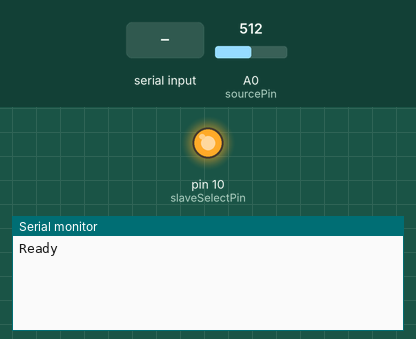
This sketch was run on a simulated Arduino Uno, built with avr-gcc and run on an emulated ATmega328P. On the bench: output pins drawn as LEDs (lit = HIGH), the last lines printed to the serial monitor. Inputs (shaded band) come from the test bench; at power-on: A0 (sourcePin) = 512.

Above: at 2.8 s.
2.9 s: "b" received over Serial
At 3.72 s:
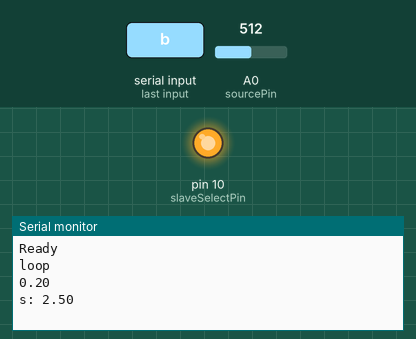
4.9 s: "s" received over Serial
At 6.2 s:
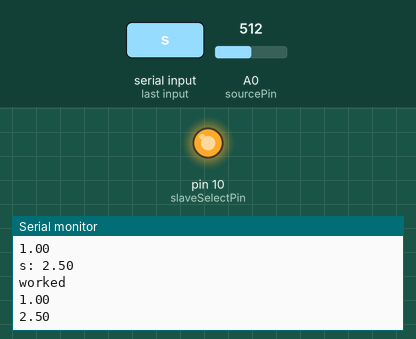
Timing chart, 0 to 7.9 s (numbered marks = the images above; inputs shaded):
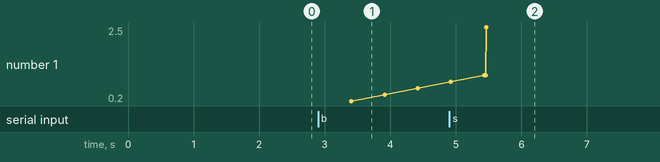

Measured:
- after the input at 2.9 s, the serial monitor: prints a new line after 0.50 s (image 1)
- after the input at 4.9 s, the serial monitor: prints a new line after 0.55 s (image 2)

The sketch:

DC_TIA_Test_arduino_PH330.ino
```cpp
    // This file controls an Arduino Due to test an
    // NZERO NEMS Switch with the DC-TIA test.

    // Leanna Pancoast 9 Nov 2017

    #include <SPI.h>

    int slaveSelectPin = 10;

    int gatePin = 7;
    int sourcePin = A0;

    float gate_start = 0;
    float gate_step = 0.2;
    float gate_limit = 50;

    float vGa = -1;

    float vS_thresh = 0.3;

    int inByte = 0;

    float mapf(float x, float in_min, float in_max, float out_min, float out_max)
    {
        return (x - in_min) * (out_max - out_min) / (in_max - in_min) + out_min;
    }

    void setup() {

      // Initialize the Serial to talk to PC
      Serial.begin(9600);
      Serial.setTimeout(50);

      pinMode(slaveSelectPin, OUTPUT);

      SPI.begin();
      SPI.setClockDivider(SPI_CLOCK_DIV2); // 24 MHz on Teensy

      Serial.println("Ready");

      pinMode(13, OUTPUT);
      write_value(0);

      delay(100);
    }

    void loop() {
      // Wait for python code to say OK to run
      if (Serial.available() > 0){
        // get incoming byte:
        inByte = Serial.read();

        switch (inByte){
          case 'p':
            delay(10);
            // Parameters are being input
            // Gate start, gate step, gate end
            if(Serial.available() > 0){
              gate_start = Serial.read();
            }
            if(Serial.available() > 0){
              gate_step = Serial.read();
            }
            if(Serial.available() > 0){
              gate_limit = Serial.read();
            }
            Serial.println("received parameters");
            break;
          case 'b':
            // Begin the sweep
            int worked = 1;
            float vG = gate_start;
            int vS = analogRead(sourcePin);
            // map to get real voltage number
            float vSa = mapf(vS, 0, 1023, 0, 5);

            // check if switch already closed at beginning
            if( abs(2.8 - vSa) > vS_thresh){
              Serial.println("Shorted from the start");
              Serial.println(vSa);
              worked = 0;
            }

            int contLoop = 1;
            // can begin the sweep
            //Serial.print("2.8 - vsa = ");
            //Serial.println(2.8-vSa);
            //Serial.println(2.8-vSa > vS_thresh);
            while (contLoop == 1 && abs(2.8 - vSa) < vS_thresh){
              if(Serial.available() > 0){
                inByte = Serial.read();
                if(inByte == 's'){
                  write_value(0);
                  contLoop = 0;
                }
              }
              delay(500);

              if( vG - gate_limit > 0){
                // open switch
                Serial.println("open switch");
                worked = 0;
                break;
              }

              // Tell PC still in loop
              Serial.println("loop");

              // Tell PC the gate voltage
              //Serial.println('g');

              // increase bias
              vG += gate_step;
              Serial.println(vG);

              // set bias voltage
              //vGa = vG / 20.0; // there will be 20x gain, only need to
              // output 1/20 of desired value from Due


              write_value(floor(mapf(vG, 0, 5, 0, 4095)));
              delay(5);

              // read the source voltage
              vS = analogRead(sourcePin);
              vSa = mapf(vS,0, 1023, 0, 5);
              // Tell PC the TIA voltage
              Serial.print("s: ");
              Serial.println(vSa);
            }

          // exited loop, now set output to 0 V
          write_value(0);

          if(worked){
            // tell PC that it worked and at what voltage
            Serial.println("worked");
            Serial.println(vG);
            Serial.println(vSa);
          }
        }
      }
    }

    void write_value(float value){
      // channel (0 = DACA, 1 = DACB) // Vref input buffer (0 = unbuffered, 1 = buffered) // gain (1 = 1x, 0 = 2x)  // Output power down power down (0 = output buffer disabled) //  12 bits of data
      value = value/20;
      //Serial.print("value: ");
      //Serial.println(value);
      int v = value;
      //Serial.print("v: ");
      //Serial.println(v);
      uint16_t out = (0<<15) | (1<<14) | (1<<13) | (1<<12) | (v);
      digitalWrite(slaveSelectPin, LOW);
      //Serial.print("out: ");
      //Serial.println(out);
      SPI.transfer(out >> 8);         //you can only put out one byte at a time so this is splitting the 16 bit value.
      SPI.transfer(out & 0xFF);
      digitalWrite(slaveSelectPin, HIGH);
    }
```
